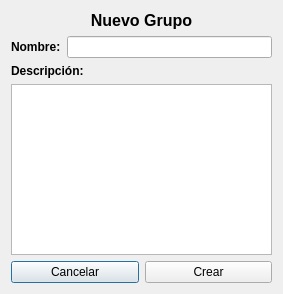
<?xml version="1.0" encoding="UTF-8"?>
<ui version="4.0">
 <class>crear_grupo</class>
 <widget class="QDialog" name="crear_grupo">
  <property name="geometry">
   <rect>
    <x>0</x>
    <y>0</y>
    <width>283</width>
    <height>294</height>
   </rect>
  </property>
  <property name="windowTitle">
   <string>Nuevo Grupo</string>
  </property>
  <layout class="QVBoxLayout" name="verticalLayout_2">
   <item>
    <widget class="QLabel" name="label_3">
     <property name="font">
      <font>
       <pointsize>12</pointsize>
       <weight>75</weight>
       <bold>true</bold>
      </font>
     </property>
     <property name="text">
      <string>Nuevo Grupo</string>
     </property>
     <property name="alignment">
      <set>Qt::AlignCenter</set>
     </property>
    </widget>
   </item>
   <item>
    <layout class="QHBoxLayout" name="horizontalLayout">
     <item>
      <widget class="QLabel" name="label">
       <property name="font">
        <font>
         <weight>75</weight>
         <bold>true</bold>
        </font>
       </property>
       <property name="text">
        <string>Nombre:</string>
       </property>
      </widget>
     </item>
     <item>
      <widget class="QLineEdit" name="txtNombre"/>
     </item>
    </layout>
   </item>
   <item>
    <layout class="QVBoxLayout" name="verticalLayout">
     <item>
      <widget class="QLabel" name="label_2">
       <property name="font">
        <font>
         <weight>75</weight>
         <bold>true</bold>
        </font>
       </property>
       <property name="text">
        <string>Descripción:</string>
       </property>
      </widget>
     </item>
     <item>
      <widget class="QTextEdit" name="txtDescripcion"/>
     </item>
    </layout>
   </item>
   <item>
    <layout class="QHBoxLayout" name="horizontalLayout_2">
     <item>
      <widget class="QPushButton" name="btCancelar">
       <property name="text">
        <string>Cancelar</string>
       </property>
      </widget>
     </item>
     <item>
      <widget class="QPushButton" name="btCrear">
       <property name="text">
        <string>Crear</string>
       </property>
      </widget>
     </item>
    </layout>
   </item>
  </layout>
 </widget>
 <resources/>
 <connections>
  <connection>
   <sender>btCancelar</sender>
   <signal>clicked()</signal>
   <receiver>crear_grupo</receiver>
   <slot>reject()</slot>
   <hints>
    <hint type="sourcelabel">
     <x>45</x>
     <y>257</y>
    </hint>
    <hint type="destinationlabel">
     <x>2</x>
     <y>142</y>
    </hint>
   </hints>
  </connection>
 </connections>
</ui>
